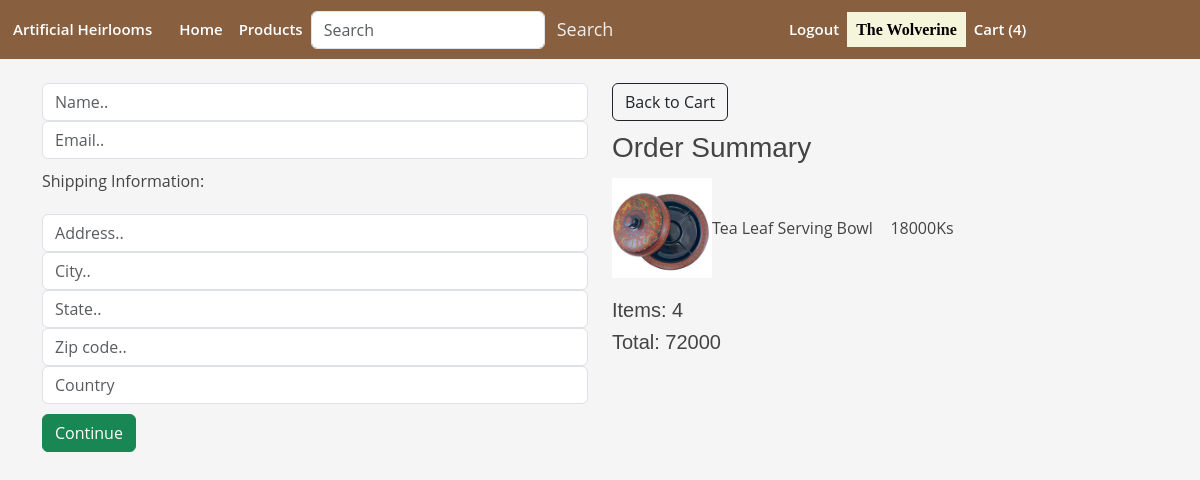
/checkout/ (signed in), run on an earlier commit of the app's database.
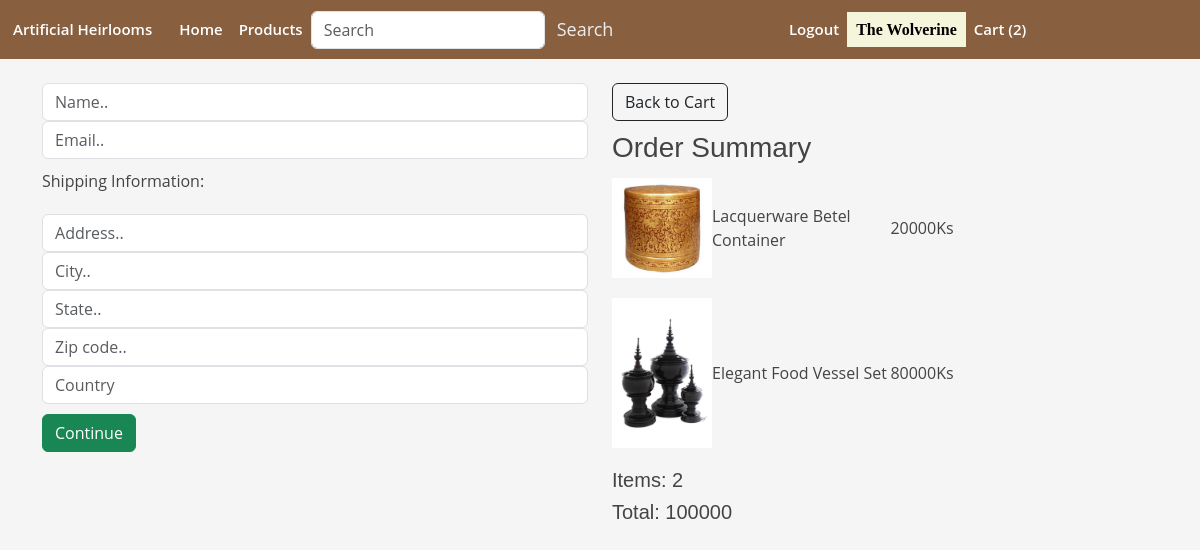
And on a later commit of the database.
### shop/models.py (models this page shows, shortened)
class Order(models.Model):
    customer = models.ForeignKey(Customer, on_delete=models.SET_NULL, null=True, blank=True)
    date_ordered = models.DateTimeField(auto_now_add=True)
    complete = models.BooleanField(default=False, null=True, blank=True)
    transaction_id = models.CharField(max_length=200, null=True)
    @property
    def get_cart_total(self):
        orderitems = self.orderitem_set.all()
        total = sum([item.get_total for item in orderitems])
        return total
    @property
    def get_cart_items(self):
        orderitems = self.orderitem_set.all()
        total = sum([item.quantity for item in orderitems])
        return total

class OrderItem(models.Model):
    product = models.ForeignKey(Product, on_delete=models.SET_NULL, null=True, blank=True)
    order = models.ForeignKey(Order, on_delete=models.SET_NULL, null=True, blank=True)
    quantity = models.IntegerField(default=0, null=True, blank=True)
    date_added = models.DateTimeField(auto_now_add=True)
    @property
    def get_total(self):
        total = self.product.price * self.quantity
        return total

class Product(models.Model):
    name = models.CharField(max_length=200, null=False)
    image = models.ImageField(upload_to='item_images/', null=True, blank=True)
    description = models.TextField(blank=True)
    price = models.DecimalField(max_digits=10, decimal_places=0)
    stock = models.PositiveIntegerField(default=0)
    @property
    def imageURL(self):
        try:
            url = self.image.url
        except:
            url = ''
        return url

### shop/views.py (the view)
# urls.py: path('checkout/', views.checkout, name = 'checkout'),
def checkout(request):
    if request.user.is_authenticated:
        customer = request.user.customer
        order, created = Order.objects.get_or_create(customer=customer, complete=False)
        items = order.orderitem_set.all()
    else:
        items = []
        order = {'get_cart_total': 0, }
    context = {
        'items': items,
        'order': order
    }
    return render(request, 'checkout.html', context)

### shop/templates/checkout.html (shortened to what this page needs)
{% extends 'master.html' %}
{% load static %}
{% block content %}
  <div class="row">
		<div class="col-lg-6">
			<div class="box-element" id="form-wrapper">
				<form id="form">
					<div id="user-info">
						<div class="form-field">
							<input required class="form-control" type="text" name="name" placeholder="Name..">
						</div>
						<div class="form-field">
							<input required class="form-control" type="email" name="email" placeholder="Email..">
						</div>
					</div>
					<div id="shipping-info">
						<p>Shipping Information:</p>
						<div class="form-field">
							<input class="form-control" type="text" name="address" placeholder="Address..">
						</div>
						<div class="form-field">
							<input class="form-control" type="text" name="city" placeholder="City..">
						</div>
						<div class="form-field">
							<input class="form-control" type="text" name="state" placeholder="State..">
						</div>
						<div class="form-field">
							<input class="form-control" type="text" name="zipcode" placeholder="Zip code..">
						</div>
						<div class="form-field">
							<input class="form-control" type="text" name="country" placeholder="Country">
						</div>
					</div>
					<input id="form-button" class="btn btn-success btn-block" type="submit" value="Continue">
				</form>
			</div>
			<br>
		</div>
		<div class="col-lg-6">
			<div class="box-element">
			<a class="btn btn-outline-dark" href="{% url 'cart' %}">
			Back to Cart
			</a>
			<h3>Order Summary</h3>
				{% for item in items %}
				<div class="cart-row">
						<div style="flex:1"><img class="row-image" src="{{ item.product.imageURL }}"></div>
						<div style="flex:2"> {{ item.product.name }} </div>
						<div style="flex:1"> {{ item.product.price }}Ks </div>
				</div>
				{% endfor %}
        	<h5>Items: {{ order.get_cart_items }} </h5>
			<h5>Total: {{ order.get_cart_total }} </h5>
			</div>
		</div>
	</div>
{% endblock content %}

### shop/templates/master.html (shortened to what this page needs)
<!DOCTYPE html>
{% load static %}
<html>
<head>
    {% load bootstrap5 %}
    {% bootstrap_css %}
    <link rel="stylesheet" type = 'text/css'  href="{% static 'css/custom.css' %}">
</head>
<body>
    <nav class="navbar navbar-expand-lg">
        <a class="navbar-brand" href="/">Artificial Heirlooms</a>
        <div class="collapse navbar-collapse" id="navbarSupportedContent">
          <ul class="navbar-nav mr-auto">
            <li class="nav-item active">
              <a class="nav-link" href="/">Home</span></a>
            </li>
            <li class="nav-item">
              <a class="nav-link" href="/products/">Products</a>
            </li>
          </ul>
          <form class="form-inline my-2 my-lg-0" style="display: flex; align-items: center;" action="{% url 'search_products' %}" method="GET">
            <input class="form-control mr-sm-2" type="search" placeholder="Search" aria-label="Search" name="q" value="{{ query }}">
            <button class="btn btn-outline-success" type="submit">Search</button>
        </form>
        </div>
        <div class="collapse navbar-collapse" id="navbarNav">
          <ul class="navbar-nav ml-auto">
            {% if user.is_authenticated %}
            <li class="nav-item">
              <a class="nav-link" href="{% url 'logout' %}">Logout</a>
            </li>
            <li class="nav-item">
              <span class="mr-2 navbar-username"> The {{ user.username }} </span>
            </li>
              <a class="nav-link" href="/cart/">Cart ({{ order.get_cart_items }})</a>
            {% endif %}
          </ul>
      </div>
    </nav>
<div class="container">
    <br>
    {% block content %}{% endblock %}
</div>
</body>
</html>

What changed in the data, as far as the page shows it:
removed OrderItem: product.imageURL (picture), product.name "Tea Leaf Serving Bowl", product.price "18000"
computed for Order: get_cart_items "4" → "2"; get_cart_total "72000" → "100000"
added OrderItem: product.imageURL (picture), product.name "Lacquerware Betel Container", product.price "20000"
added OrderItem: product.imageURL (picture), product.name "Elegant Food Vessel Set", product.price "80000"
